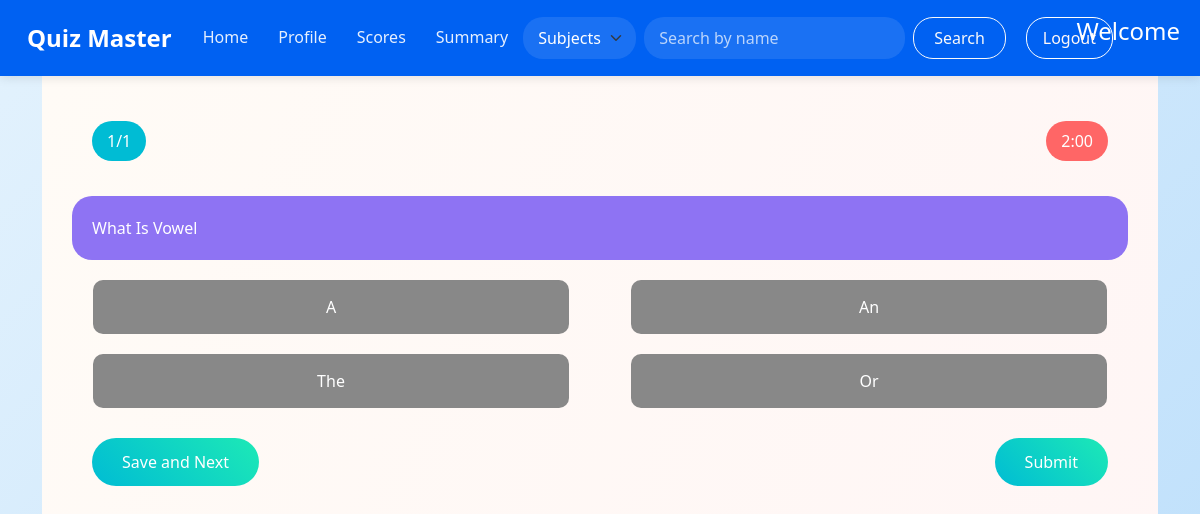
Screenshot of /quiz/1/start (signed in) with the database file from the repository.
### models.py (models this page shows)
class User(db.Model):
    id = db.Column(db.Integer, primary_key = True)
    username = db.Column(db.String(50), unique = True, nullable = False)
    password_hash = db.Column(db.String(256),  nullable = False)
    full_name = db.Column(db.String(100), nullable=False, default='User')
    qualification = db.Column(db.String(255), nullable = True)
    dob = db.Column(db.String(20), nullable = True)
    is_admin = db.Column(db.Boolean, nullable = False, default = False)

class Quiz(db.Model):
    id = db.Column(db.Integer, primary_key = True)
    name = db.Column(db.String(255), nullable = False)
    no_of_question = db.Column(db.Integer, nullable = False)
    marks = db.Column(db.Integer, nullable = False)
    date = db.Column(db.DateTime, default=datetime.utcnow)
    time = db.Column(db.Integer, default=int(datetime.utcnow().timestamp()))
    remark = db.Column(db.String(255))
    chapter_id = db.Column(db.Integer, db.ForeignKey('chapter.id'), nullable=False)
    questions = db.relationship('Question', backref='quiz', lazy=True)

class Question(db.Model):
    id = db.Column(db.Integer, primary_key = True)
    question_name = db.Column(db.String(300), nullable = False)
    option1 = db.Column(db.String(50), nullable = False)
    option2 = db.Column(db.String(50), nullable = False)
    option3 = db.Column(db.String(50), nullable = False)
    option4 = db.Column(db.String(50), nullable = False)
    correct_option = db.Column(db.String(50), nullable = False)
    quiz_id = db.Column(db.Integer, db.ForeignKey('quiz.id'), nullable = False)

### controllers/routes.py (the view)
@app.route('/quiz/<int:id>/start')
@auth_requried
def start_quiz(id):
    user = User.query.get(session['user_id'])
    quiz = Quiz.query.get_or_404(id)
    questions = Question.query.filter_by(quiz_id=id).all()
    session['current_question'] = 0
    session['quiz_id'] = id
    return render_template('start_quiz.html',
                         quiz=quiz,
                         question=questions[0],
                         question_number=1,
                         total_questions=len(questions), user=user)

### controllers/routes.py (called while the page is built)
def auth_requried(func):
    @wraps(func)
    def inner(*args, **kwargs):
        if 'user_id' in session:
            return func(*args, **kwargs)
        else:
            flash('You need to be logged in to access this page')
            return redirect(url_for('login'))
    return inner

### templates/start_quiz.html (shortened to what this page needs)
{% extends 'layout.html' %}
{% block content %}
<div class="container-fluid quiz-container">
    <div class="quiz-header">
        <div class="progress-text">{{ question_number }}/{{ total_questions }}</div>
        <div class="timer">{{ quiz.time }}:00</div>
    </div>
    <div class="question-container">
        <div class="question">{{ question.question_name }}</div>
    </div>
    <form method="POST" action="{{ url_for('save_answer', id=quiz.id) }}">
        <div class="options-container">
            <div class="option-row">
                <label class="option-btn" for="opt1">{{ question.option1 }}</label>
                <label class="option-btn" for="opt2">{{ question.option2 }}</label>
            </div>
            <div class="option-row">
                <label class="option-btn" for="opt3">{{ question.option3 }}</label>
                <label class="option-btn" for="opt4">{{ question.option4 }}</label>
            </div>
        </div>
        <div class="action-buttons">
            <button type="submit" name="action" value="save" class="gradient-btn">Save and Next</button>
            <button type="submit" name="action" value="submit" class="gradient-btn">Submit</button>
        </div>
    </form>
</div>
{% endblock %}

### templates/navbar.html (shortened to what this page needs)
<nav class="navbar navbar-expand-lg bg-body-tertiary">
    <div class="container-fluid">
        <a class="navbar-brand" href="/">Quiz Master</a>
        <div class="collapse navbar-collapse" id="navbarSupportedContent">
            <ul class="navbar-nav me-auto mb-2 mb-lg-0">
                {% if 'user_id' in session %}
                <li class="nav-item">
                    <a class="nav-link" href="{{ url_for('home') }}">Home</a>
                </li>
                <li class="nav-item">
                    <a class="nav-link" href="{{ url_for('profile') }}">Profile</a>
                </li>
                {% if user and user.is_admin %}
                <li class="nav-item">
                    <a class="nav-link" href="{{ url_for('quiz_management') }}">Quiz Management</a>
                </li>
                <li class="nav-item">
                    <a class="nav-link" href="{{ url_for('summary') }}">Summary</a>
                </li>
                <li class="nav-item">
                    <a class="nav-link" href="{{ url_for('user_data') }}">User Data</a>
                </li>
                {% else %}
                <li class="nav-item">
                    <a class="nav-link" href="{{ url_for('score') }}">Scores</a>
                </li>
                <li class="nav-item">
                    <a class="nav-link" href="{{ url_for('user_summary') }}">Summary</a>
                </li>
                {% endif %}
                <form class="d-flex" method="GET" action="{{ url_for('search') }}">
                    <select class="form-select me-2" name="source" style="width: auto;">
                        {% if user.is_admin %}
                        <option value="users" {% if source=='users' %}selected{% endif %}>Users</option>
                        <option value="subjects" {% if source=='subjects' %}selected{% endif %}>Subjects</option>
                        <option value="quiz" {% if source=='quiz' %}selected{% endif %}>Quizzes</option>
                        {% else %}
                        <option value="subjects" {% if source=='subjects' %}selected{% endif %}>Subjects</option>
                        {% endif %}
                    </select>
                    <input class="form-control me-2" type="search" placeholder="Search by name" name="q"
                        value="{{ request.args.get('q', '') }}">
                    <button class="btn btn-outline-light" type="submit">Search</button>
                </form>
                <a href="{{ url_for('logout') }}" class="btn btn-logout">Logout</a>
                <h4 class="welcome-message">
                    {% if user.is_admin %}
                    Welcome Admin
                    {% else %}
                    Welcome {{ user.full_name }}
                    {% endif %}
                </h4>
                {% endif %}
            </ul>
        </div>
    </div>
</nav>

### templates/start_quiz.html (style rules this page uses)
body { background: linear-gradient(135deg, #E3F2FD, #BBDEFB); font-family: 'Segoe UI', system-ui, sans-serif; }
.quiz-container { padding: 30px; background: linear-gradient(115deg, #fffbf6, #fff5f5); min-height: 100vh; }
.quiz-header { display: flex; justify-content: space-between; padding: 15px 20px; }
.progress-text { background: #00bcd4; color: white; padding: 8px 15px; border-radius: 20px; }
.timer { background: #ff6666; color: white; padding: 8px 15px; border-radius: 20px; }
.question-container { background: #8e73f3; color: rgb(255, 255, 255); padding: 20px; border-radius: 20px; margin: 20px 0; }
.options-container { display: flex; flex-direction: column; gap: 20px; }
.option-row { display: flex; justify-content: space-around; gap: 20px; }
.option-btn { background: #888888; color: white; padding: 15px 20px; border-radius: 10px; width: 45%; cursor: pointer; text-align: center; }
.action-buttons { display: flex; justify-content: space-between; margin-top: 30px; padding: 0 20px; }
.gradient-btn { background: linear-gradient(45deg, #00bcd4, #1de9b6); border: none; padding: 12px 30px; border-radius: 25px; color: white; cursor: pointer; transition: transform 0.2s; }

### templates/navbar.html (style rules this page uses)
.navbar { background-color: #0061F2 !important; padding: 15px 0; box-shadow: 0 2px 10px rgba(0, 0, 0, 0.1); }
.navbar-brand { color: white !important; font-size: 24px; font-weight: 600; padding-left: 15px; }
.nav-link { color: rgba(255, 255, 255, 0.9) !important; font-weight: 500; padding: 8px 15px !important; border-radius: 20px; transition: all 0.3s ease; }
.form-select { border-radius: 20px; padding: 8px 15px; padding-right: 35px; border: none; background-color: rgba(255, 255, 255, 0.1); color: white; }
.form-select option { background-color: #0061F2; color: white; }
.form-control { border-radius: 20px; padding: 8px 15px; border: none; background-color: rgba(255, 255, 255, 0.1); color: white; }
.form-control::placeholder { color: rgba(255, 255, 255, 0.7) !important; }
.btn-outline-light { border-radius: 20px; padding: 8px 20px; font-weight: 500; transition: all 0.3s ease; }
.btn-logout { color: #fff8f8; border: none; border-radius: 20px; border: 1px solid #ffffff; padding: 8px 16px; margin: 0 20px; font-weight: 500; text-decoration: none; }
.welcome-message { position: absolute; right: 20px; color: white; font-weight: 500; }

### rows the page displays
User: source "Subjects"
Quiz: time "2"
Question: question_name "What Is Vowel", option1 "A", option2 "An", option3 "The", option4 "Or"

### other values shown
{{ question_number }} "1"
{{ total_questions }} "1"
